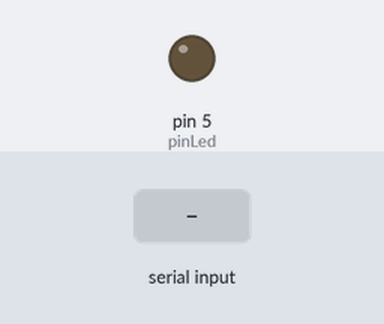
A sketch run on a simulated Arduino Uno, built with avr-gcc and run on an emulated ATmega328P. On the bench: output pins drawn as LEDs (lit = HIGH). Inputs (shaded band) come from the test bench.

Above: at 1.2 s.
1.3 s: "1\n" received over Serial
At 2.4 s:
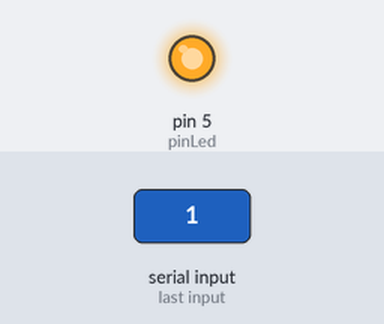
2.8 s: "90,45\n" received over Serial
At 3.6 s:
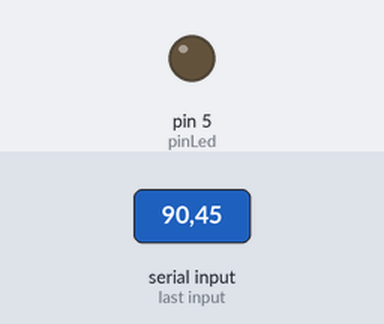
Timing chart, 0 to 5.8 s (numbered marks = the images above; inputs shaded):
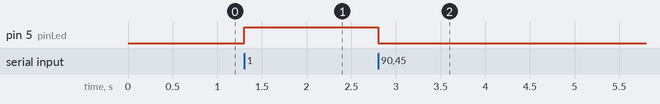

Measured:
- after the input at 1.3 s, pin 5 (pinLed): LOW → HIGH at once
- after the input at 2.8 s, pin 5 (pinLed): HIGH → LOW at once

The sketch:

program_arduino.ino
```cpp
#include <SoftwareSerial.h>

int x;
const int pinLed = 5;


void setup() {
	Serial.begin(115200);
	Serial.setTimeout(1);
  pinMode(pinLed, OUTPUT);
}
void loop() {
	while (!Serial.available());
	x = Serial.readString().toInt();


  if(x == 1){
    digitalWrite(pinLed, HIGH);
  }else {
    digitalWrite(pinLed, LOW);
  }
}
```
